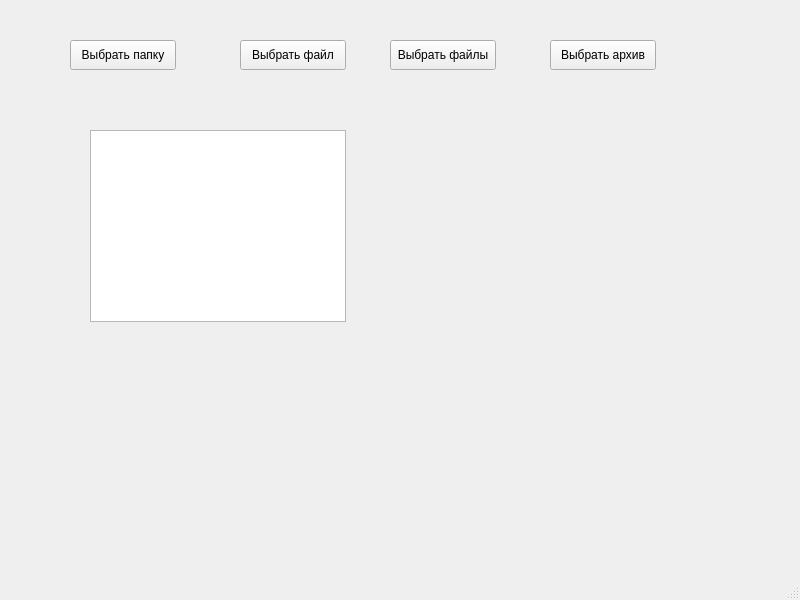
<?xml version="1.0" encoding="UTF-8"?>
<ui version="4.0">
 <class>MainWindow</class>
 <widget class="QMainWindow" name="MainWindow">
  <property name="geometry">
   <rect>
    <x>0</x>
    <y>0</y>
    <width>800</width>
    <height>600</height>
   </rect>
  </property>
  <property name="windowTitle">
   <string>MainWindow</string>
  </property>
  <widget class="QWidget" name="centralwidget">
   <widget class="QPushButton" name="selectFolderButton">
    <property name="geometry">
     <rect>
      <x>70</x>
      <y>40</y>
      <width>106</width>
      <height>30</height>
     </rect>
    </property>
    <property name="text">
     <string>Выбрать папку</string>
    </property>
   </widget>
   <widget class="QPushButton" name="selectSingleFileButton">
    <property name="geometry">
     <rect>
      <x>240</x>
      <y>40</y>
      <width>106</width>
      <height>30</height>
     </rect>
    </property>
    <property name="text">
     <string>Выбрать файл</string>
    </property>
   </widget>
   <widget class="QPushButton" name="selectMultipleFilesButton">
    <property name="geometry">
     <rect>
      <x>390</x>
      <y>40</y>
      <width>106</width>
      <height>30</height>
     </rect>
    </property>
    <property name="text">
     <string>Выбрать файлы</string>
    </property>
   </widget>
   <widget class="QPushButton" name="selectArchiveButton">
    <property name="geometry">
     <rect>
      <x>550</x>
      <y>40</y>
      <width>106</width>
      <height>30</height>
     </rect>
    </property>
    <property name="text">
     <string>Выбрать архив</string>
    </property>
   </widget>
   <widget class="QTableWidget" name="dataHolder">
    <property name="geometry">
     <rect>
      <x>90</x>
      <y>130</y>
      <width>256</width>
      <height>192</height>
     </rect>
    </property>
   </widget>
  </widget>
  <widget class="QMenuBar" name="menubar">
   <property name="geometry">
    <rect>
     <x>0</x>
     <y>0</y>
     <width>800</width>
     <height>26</height>
    </rect>
   </property>
  </widget>
  <widget class="QStatusBar" name="statusbar"/>
 </widget>
 <resources/>
 <connections/>
</ui>
